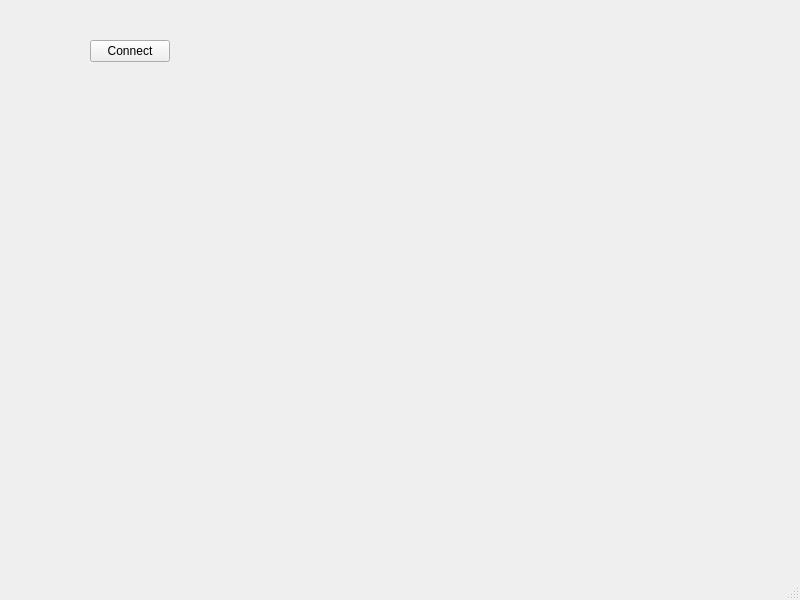
<?xml version="1.0" encoding="UTF-8"?>
<ui version="4.0">
 <class>MainWindow</class>
 <widget class="QMainWindow" name="MainWindow">
  <property name="geometry">
   <rect>
    <x>0</x>
    <y>0</y>
    <width>800</width>
    <height>600</height>
   </rect>
  </property>
  <property name="windowTitle">
   <string>MainWindow</string>
  </property>
  <widget class="QWidget" name="centralwidget">
   <widget class="QPushButton" name="btn1">
    <property name="geometry">
     <rect>
      <x>90</x>
      <y>40</y>
      <width>80</width>
      <height>22</height>
     </rect>
    </property>
    <property name="text">
     <string>Connect</string>
    </property>
   </widget>
  </widget>
  <widget class="QMenuBar" name="menubar">
   <property name="geometry">
    <rect>
     <x>0</x>
     <y>0</y>
     <width>800</width>
     <height>19</height>
    </rect>
   </property>
  </widget>
  <widget class="QStatusBar" name="statusbar"/>
 </widget>
 <resources/>
 <connections/>
</ui>
